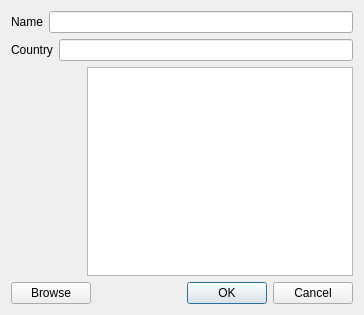
<?xml version="1.0" encoding="UTF-8"?>
<ui version="4.0">
 <class>ArtistDialog</class>
 <widget class="QDialog" name="ArtistDialog">
  <property name="geometry">
   <rect>
    <x>0</x>
    <y>0</y>
    <width>364</width>
    <height>315</height>
   </rect>
  </property>
  <property name="windowTitle">
   <string>Dialog</string>
  </property>
  <layout class="QGridLayout" name="gridLayout">
   <item row="0" column="0">
    <layout class="QHBoxLayout" name="horizontalLayout_3">
     <item>
      <widget class="QLabel" name="Nlabel">
       <property name="text">
        <string>Name</string>
       </property>
      </widget>
     </item>
     <item>
      <widget class="QLineEdit" name="NlineEdit"/>
     </item>
    </layout>
   </item>
   <item row="1" column="0">
    <layout class="QHBoxLayout" name="horizontalLayout_4">
     <item>
      <widget class="QLabel" name="Clabel">
       <property name="text">
        <string>Country</string>
       </property>
      </widget>
     </item>
     <item>
      <widget class="QLineEdit" name="ClineEdit"/>
     </item>
    </layout>
   </item>
   <item row="2" column="0">
    <layout class="QHBoxLayout" name="horizontalLayout">
     <item>
      <widget class="QLabel" name="Imglabel">
       <property name="minimumSize">
        <size>
         <width>70</width>
         <height>0</height>
        </size>
       </property>
       <property name="text">
        <string/>
       </property>
      </widget>
     </item>
     <item>
      <widget class="QPlainTextEdit" name="comment"/>
     </item>
    </layout>
   </item>
   <item row="3" column="0">
    <layout class="QHBoxLayout" name="horizontalLayout_2">
     <item>
      <widget class="QPushButton" name="BrowseButton">
       <property name="text">
        <string>Browse</string>
       </property>
      </widget>
     </item>
     <item>
      <spacer name="horizontalSpacer">
       <property name="orientation">
        <enum>Qt::Horizontal</enum>
       </property>
       <property name="sizeHint" stdset="0">
        <size>
         <width>40</width>
         <height>20</height>
        </size>
       </property>
      </spacer>
     </item>
     <item>
      <widget class="QDialogButtonBox" name="buttonBox">
       <property name="orientation">
        <enum>Qt::Horizontal</enum>
       </property>
       <property name="standardButtons">
        <set>QDialogButtonBox::Cancel|QDialogButtonBox::Ok</set>
       </property>
      </widget>
     </item>
    </layout>
   </item>
  </layout>
 </widget>
 <resources/>
 <connections>
  <connection>
   <sender>buttonBox</sender>
   <signal>accepted()</signal>
   <receiver>ArtistDialog</receiver>
   <slot>accept()</slot>
   <hints>
    <hint type="sourcelabel">
     <x>248</x>
     <y>254</y>
    </hint>
    <hint type="destinationlabel">
     <x>157</x>
     <y>274</y>
    </hint>
   </hints>
  </connection>
  <connection>
   <sender>buttonBox</sender>
   <signal>rejected()</signal>
   <receiver>ArtistDialog</receiver>
   <slot>reject()</slot>
   <hints>
    <hint type="sourcelabel">
     <x>316</x>
     <y>260</y>
    </hint>
    <hint type="destinationlabel">
     <x>286</x>
     <y>274</y>
    </hint>
   </hints>
  </connection>
 </connections>
</ui>
